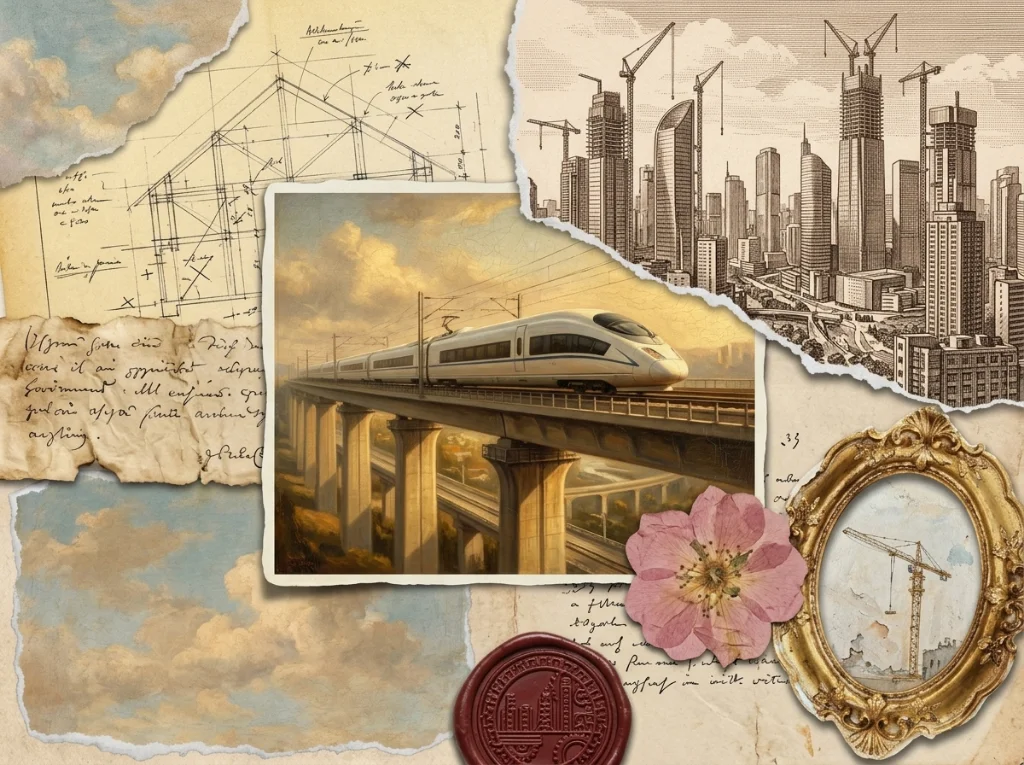
#> input picture .claude/skills/editorial-illustration/examples/collage-train.webp, 1024 x 765 px, given in place of parts34.png, which was not available
$ python cut2.py
#> lines starting #> are read from the running program, lines starting #| are printed output that depends on the picture; after the words box and inside, x2 and y2 are one past the last pixel; in counts of white or black regions, pixels touching at a corner belong together
### _illustrations/anim/tools/seg.py
import sys, numpy as np
from PIL import Image, ImageDraw
from scipy import ndimage as ndi
def components(path, bg_thresh=228, min_area=400, close_necks=False):
#> called with path = 'v2/parts34.png', bg_thresh = 228, min_area = 400, close_necks = False
    im = np.array(Image.open(path).convert('RGB')).astype(np.float32)
    L = im.mean(axis=2)
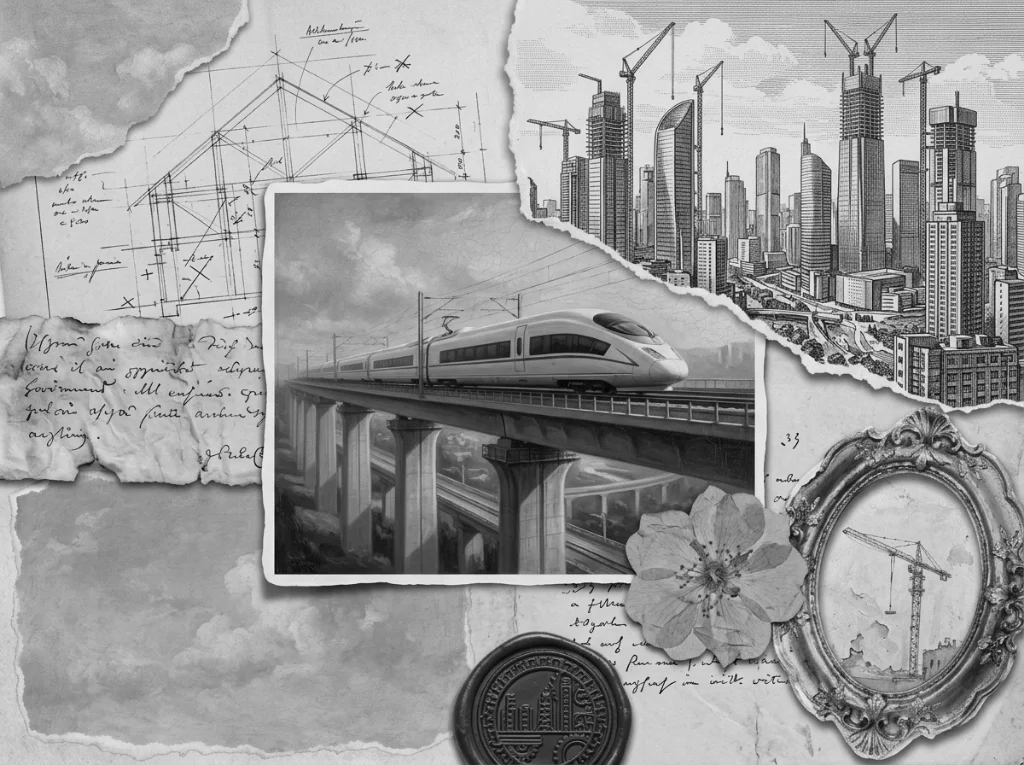
#> L: shape (765, 1024) float32; min 4.33, max 239.7, mean 155.2
    dark = L < bg_thresh
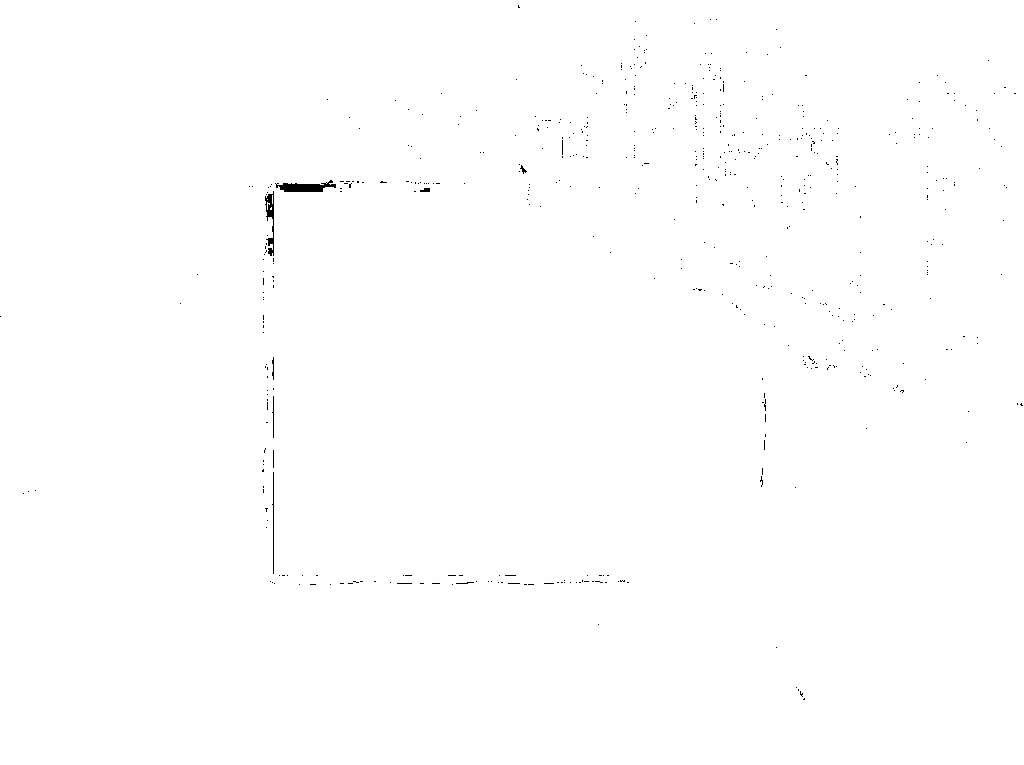
#> dark: shape (765, 1024) bool; 99.7% white; 584 black regions (577 under 20 px), largest, box (x1, y1, x2, y2) and area: (275, 180, 336, 192) 411, (265, 191, 274, 256) 274, (272, 472, 274, 574) 103
    if close_necks:
        lab, n = ndi.label(ndi.binary_dilation(dark, iterations=3))
        for i, sl in enumerate(ndi.find_objects(lab), 1):
            comp = (lab[sl] == i) & dark[sl]
            if comp.sum() < 2000: continue
            ys = np.where(comp.any(axis=1))[0]
            y = ys[-1] - 4
            xs = np.where(comp[y])[0]
            if len(xs) >= 2:
                dark[sl][y-2:y+3, xs[0]:xs[-1]+1] = True
    # background = non-dark connected to border
    bgc = ~dark
    lab, n = ndi.label(bgc)
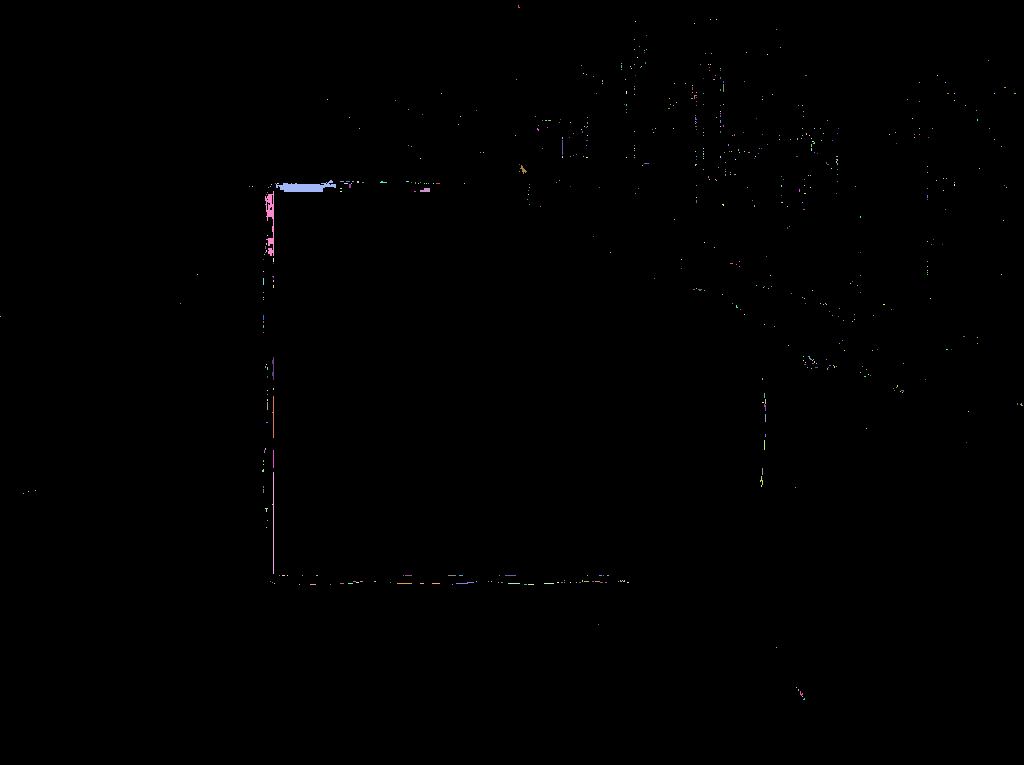
#> lab: shape (765, 1024) int32; 617 distinct labels, from 0 to 616; one colour per label, 0 black
#> n = 616
    border = set(np.unique(np.concatenate([lab[0], lab[-1], lab[:, 0], lab[:, -1]]))) - {0}
#> border = 1 item
    bg = np.isin(lab, list(border))
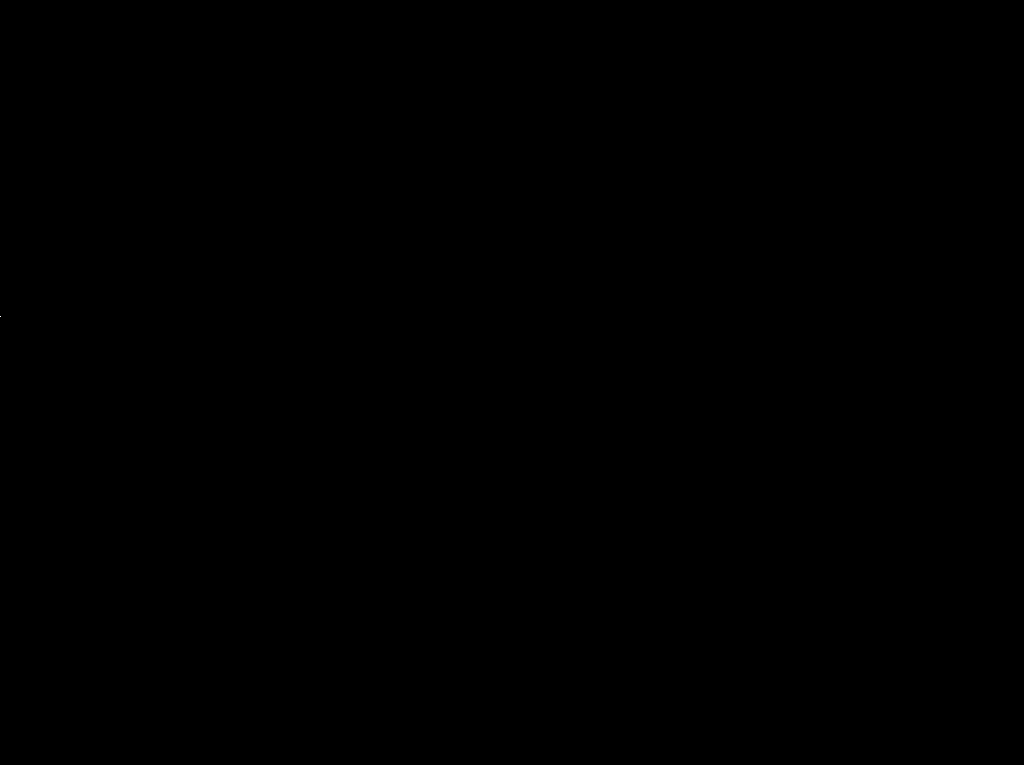
#> bg: shape (765, 1024) bool; 0% white in thin lines or dots, all inside (x1, y1, x2, y2) = (0, 316, 1, 317)
    fg = ~bg
    lab, n = ndi.label(ndi.binary_dilation(fg, iterations=2))
#> lab: shape (765, 1024) int32; every value is 1
#> n = 1
    out = []
    for i, sl in enumerate(ndi.find_objects(lab), 1):
        m = (lab == i) & fg
        a = m.sum()
        if a < min_area: continue
        ys, xs = np.where(m)
        out.append(dict(id=len(out), box=(xs.min(), ys.min(), xs.max()+1, ys.max()+1), area=int(a), mask=m))
#> this loop made 1 pass
#> (i, a) on pass 1: (1, 783359)
#> after the loop, out = 1 item
    return im, L, bg, out

def cut(im, L, bg, c, pad=3):
    x0, y0, x1, y1 = c['box']
    m = c['mask']
    # outer ring: distance to background small -> ink with alpha from luminance
    dist = ndi.distance_transform_edt(~bg)
    alpha = np.where(m, 1.0, 0.0)
    ring = m & (dist <= 2.0)
    alpha[ring] = np.clip((255 - L[ring]) / 160.0, 0, 1)
    rgb = im.copy()
    rgb[ring] = np.minimum(rgb[ring], 20)
    sl = (slice(max(y0-pad,0), y1+pad), slice(max(x0-pad,0), x1+pad))
    rgba = np.dstack([rgb[sl], (alpha[sl]*255)]).astype(np.uint8)
    return Image.fromarray(rgba, 'RGBA'), (max(x0-pad,0), max(y0-pad,0))

# [9 lines that do not run on import are left out]

### _illustrations/anim/tools/cut2.py
import json, os, sys, numpy as np
from PIL import Image
from scipy import ndimage as ndi
sys.path.insert(0, 'tools')
from seg import components, cut
os.makedirs('v2/pieces', exist_ok=True)
meta = {}
def save_img(arr, name, extra=None):
    Image.fromarray(arr, 'RGBA').save(f'v2/pieces/{name}.png')
    meta[name] = dict(size=[arr.shape[1], arr.shape[0]], **(extra or {}))

# body pieces and hands: flood-fill masks
for sheet, mp in {
  'parts34': {'head0':0,'armF':1,'armN':2,'torso':3,'handF':4,'handN':5,'legF':6,'legN':7,'hips':8},
  'hands34': {'handN_phone':0,'handN_fist':1,'handN_thumb':2,'handF_wave':3,'handF_wave2':4,'handF_fist':5,'handF_open':6,'handN_palm':7},
}.items():
    im, L, bg, comps = components(f'v2/{sheet}.png')
#> comps = 1 item
    for name, i in mp.items():
#> (the run stopped early here; a loop or call above may not have finished)
